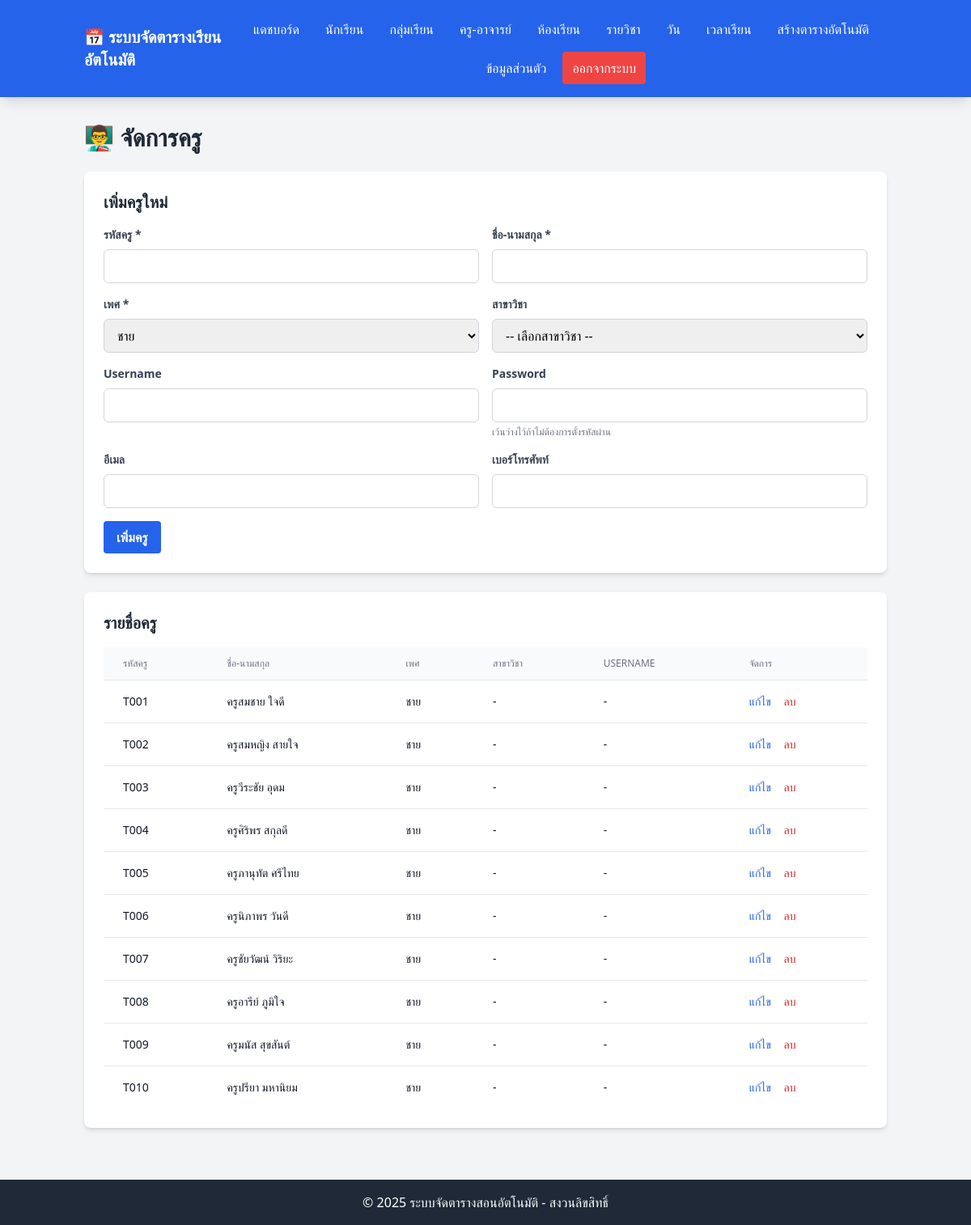
Page /teachers.php (signed in) on the committed database.
### tables this page shows
CREATE TABLE IF NOT EXISTS teachers (
    id INT AUTO_INCREMENT PRIMARY KEY,
    teacher_code VARCHAR(20) UNIQUE NOT NULL,
    full_name VARCHAR(100) NOT NULL,
    gender ENUM('ชาย', 'หญิง', 'อื่นๆ') DEFAULT 'ชาย',
    major_id INT COMMENT 'สาขาวิชา',
    username VARCHAR(50) UNIQUE,
    password VARCHAR(255),
    email VARCHAR(100),
    phone VARCHAR(20),
    created_at TIMESTAMP DEFAULT CURRENT_TIMESTAMP,
    updated_at TIMESTAMP DEFAULT CURRENT_TIMESTAMP ON UPDATE CURRENT_TIMESTAMP,
    FOREIGN KEY (major_id) REFERENCES majors(id) ON DELETE SET NULL
);

### teachers.php (the view, shortened to what this page needs)
<?php
require_once 'config/database.php';
$teachers = $pdo->query("
    SELECT t.*, m.major_name
    FROM teachers t
    LEFT JOIN majors m ON t.major_id = m.id
    ORDER BY t.teacher_code
")->fetchAll();
$editTeacher = null;
require_once 'includes/header.php';
?>
<div class="mb-6">
    <h1 class="text-3xl font-bold text-gray-800 mb-2">👨‍🏫 จัดการครู</h1>
</div>
<div class="bg-white rounded-lg shadow-md p-6 mb-6">
    <h2 class="text-xl font-bold text-gray-800 mb-4">
        <?php echo $editTeacher ? 'แก้ไขข้อมูลครู' : 'เพิ่มครูใหม่'; ?>
    </h2>
    <form method="POST" action="">
        <div class="grid grid-cols-1 md:grid-cols-2 gap-4">
            <div>
                <label class="block text-gray-700 text-sm font-bold mb-2">รหัสครู *</label>
                <input type="text" name="teacher_code" required
                       value="<?php echo $editTeacher ? htmlspecialchars($editTeacher['teacher_code']) : ''; ?>"
                       class="w-full px-3 py-2 border border-gray-300 rounded-md focus:outline-none focus:ring-2 focus:ring-blue-500">
            </div>
            <div>
                <label class="block text-gray-700 text-sm font-bold mb-2">ชื่อ-นามสกุล *</label>
                <input type="text" name="full_name" required
                       value="<?php echo $editTeacher ? htmlspecialchars($editTeacher['full_name']) : ''; ?>"
                       class="w-full px-3 py-2 border border-gray-300 rounded-md focus:outline-none focus:ring-2 focus:ring-blue-500">
            </div>
            <div>
                <label class="block text-gray-700 text-sm font-bold mb-2">เพศ *</label>
                <select name="gender" required
                        class="w-full px-3 py-2 border border-gray-300 rounded-md focus:outline-none focus:ring-2 focus:ring-blue-500">
                    <option value="ชาย" <?php echo (!$editTeacher || $editTeacher['gender'] === 'ชาย') ? 'selected' : ''; ?>>ชาย</option>
                </select>
            </div>
            <div>
                <label class="block text-gray-700 text-sm font-bold mb-2">สาขาวิชา</label>
                <select name="major_id"
                        class="w-full px-3 py-2 border border-gray-300 rounded-md focus:outline-none focus:ring-2 focus:ring-blue-500">
                    <option value="">-- เลือกสาขาวิชา --</option>
                </select>
            </div>
            <div>
                <label class="block text-gray-700 text-sm font-bold mb-2">Username</label>
                <input type="text" name="username"
                       value="<?php echo $editTeacher ? htmlspecialchars($editTeacher['username'] ?? '') : ''; ?>"
                       class="w-full px-3 py-2 border border-gray-300 rounded-md focus:outline-none focus:ring-2 focus:ring-blue-500">
            </div>
            <?php if (!$editTeacher): ?>
            <div>
                <label class="block text-gray-700 text-sm font-bold mb-2">Password</label>
                <input type="password" name="password"
                       class="w-full px-3 py-2 border border-gray-300 rounded-md focus:outline-none focus:ring-2 focus:ring-blue-500">
                <p class="text-xs text-gray-500 mt-1">เว้นว่างไว้ถ้าไม่ต้องการตั้งรหัสผ่าน</p>
            </div>
            <?php endif; ?>
            <div>
                <label class="block text-gray-700 text-sm font-bold mb-2">อีเมล</label>
                <input type="email" name="email"
                       value="<?php echo $editTeacher ? htmlspecialchars($editTeacher['email'] ?? '') : ''; ?>"
                       class="w-full px-3 py-2 border border-gray-300 rounded-md focus:outline-none focus:ring-2 focus:ring-blue-500">
            </div>
            <div>
                <label class="block text-gray-700 text-sm font-bold mb-2">เบอร์โทรศัพท์</label>
                <input type="text" name="phone"
                       value="<?php echo $editTeacher ? htmlspecialchars($editTeacher['phone'] ?? '') : ''; ?>"
                       class="w-full px-3 py-2 border border-gray-300 rounded-md focus:outline-none focus:ring-2 focus:ring-blue-500">
            </div>
        </div>
        <div class="mt-4">
            <button type="submit" class="bg-blue-600 hover:bg-blue-700 text-white font-bold py-2 px-4 rounded">
                <?php echo $editTeacher ? 'บันทึกการแก้ไข' : 'เพิ่มครู'; ?>
            </button>
        </div>
    </form>
</div>
<div class="bg-white rounded-lg shadow-md p-6">
    <h2 class="text-xl font-bold text-gray-800 mb-4">รายชื่อครู</h2>
    <div class="overflow-x-auto">
        <table class="min-w-full divide-y divide-gray-200">
            <thead class="bg-gray-50">
                <tr>
                    <th class="px-6 py-3 text-left text-xs font-medium text-gray-500 uppercase">รหัสครู</th>
                    <th class="px-6 py-3 text-left text-xs font-medium text-gray-500 uppercase">ชื่อ-นามสกุล</th>
                    <th class="px-6 py-3 text-left text-xs font-medium text-gray-500 uppercase">เพศ</th>
                    <th class="px-6 py-3 text-left text-xs font-medium text-gray-500 uppercase">สาขาวิชา</th>
                    <th class="px-6 py-3 text-left text-xs font-medium text-gray-500 uppercase">Username</th>
                    <th class="px-6 py-3 text-left text-xs font-medium text-gray-500 uppercase">จัดการ</th>
                </tr>
            </thead>
            <tbody class="bg-white divide-y divide-gray-200">
                <?php foreach ($teachers as $teacher): ?>
                    <tr>
                        <td class="px-6 py-4 whitespace-nowrap text-sm text-gray-900"><?php echo htmlspecialchars($teacher['teacher_code']); ?></td>
                        <td class="px-6 py-4 whitespace-nowrap text-sm text-gray-900"><?php echo htmlspecialchars($teacher['full_name']); ?></td>
                        <td class="px-6 py-4 whitespace-nowrap text-sm text-gray-900"><?php echo htmlspecialchars($teacher['gender'] ?? '-'); ?></td>
                        <td class="px-6 py-4 whitespace-nowrap text-sm text-gray-900"><?php echo htmlspecialchars($teacher['major_name'] ?: '-'); ?></td>
                        <td class="px-6 py-4 whitespace-nowrap text-sm text-gray-900"><?php echo htmlspecialchars($teacher['username'] ?: '-'); ?></td>
                        <td class="px-6 py-4 whitespace-nowrap text-sm">
                            <a href="?edit=<?php echo $teacher['id']; ?>" class="text-blue-600 hover:text-blue-800 mr-3">แก้ไข</a>
                            <form method="POST" action="" class="inline" onsubmit="return confirm('คุณแน่ใจหรือไม่ว่าต้องการลบ?');">
                                <button type="submit" class="text-red-600 hover:text-red-800">ลบ</button>
                            </form>
                        </td>
                    </tr>
                <?php endforeach; ?>
            </tbody>
        </table>
    </div>
</div>
<?php require_once 'includes/footer.php'; ?>

### rows in the picture
teachers: teacher_code "T001", full_name "ครูสมชาย ใจดี", gender "ชาย", major_name "-", username "-"
teachers: teacher_code "T002", full_name "ครูสมหญิง สายใจ", gender "ชาย", major_name "-", username "-"
teachers: teacher_code "T003", full_name "ครูวีระชัย อุดม", gender "ชาย", major_name "-", username "-"
teachers: teacher_code "T004", full_name "ครูศิริพร สกุลดี", gender "ชาย", major_name "-", username "-"
teachers: teacher_code "T005", full_name "ครูภานุทัต ศรีไทย", gender "ชาย", major_name "-", username "-"
teachers: teacher_code "T006", full_name "ครูนิภาพร วันดี", gender "ชาย", major_name "-", username "-"
teachers: teacher_code "T007", full_name "ครูชัยวัฒน์ วิริยะ", gender "ชาย", major_name "-", username "-"
teachers: teacher_code "T008", full_name "ครูอารีย์ ภูมิใจ", gender "ชาย", major_name "-", username "-"
teachers: teacher_code "T009", full_name "ครูมนัส สุขสันต์", gender "ชาย", major_name "-", username "-"
teachers: teacher_code "T010", full_name "ครูปรียา มหานิยม", gender "ชาย", major_name "-", username "-"
